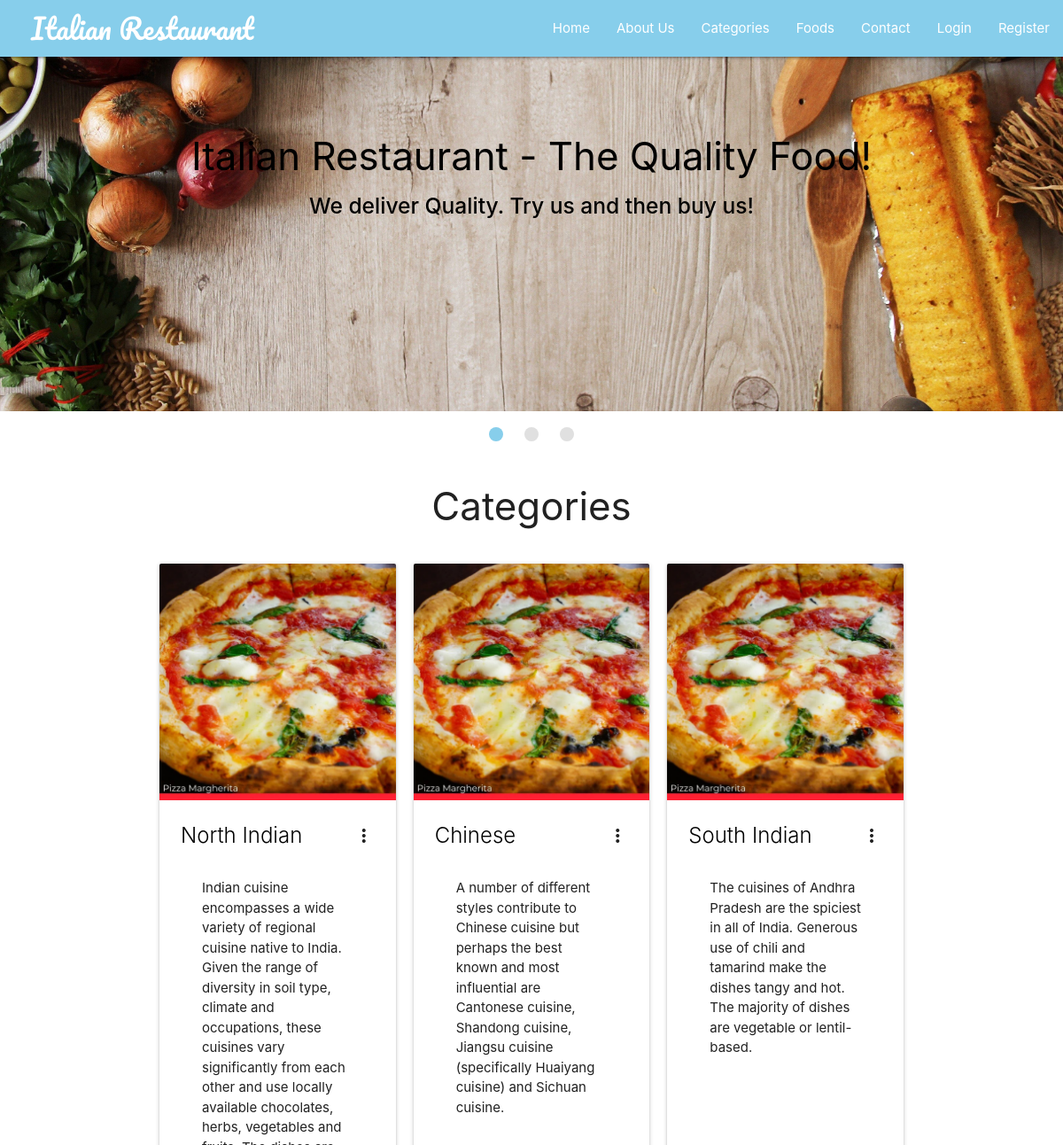
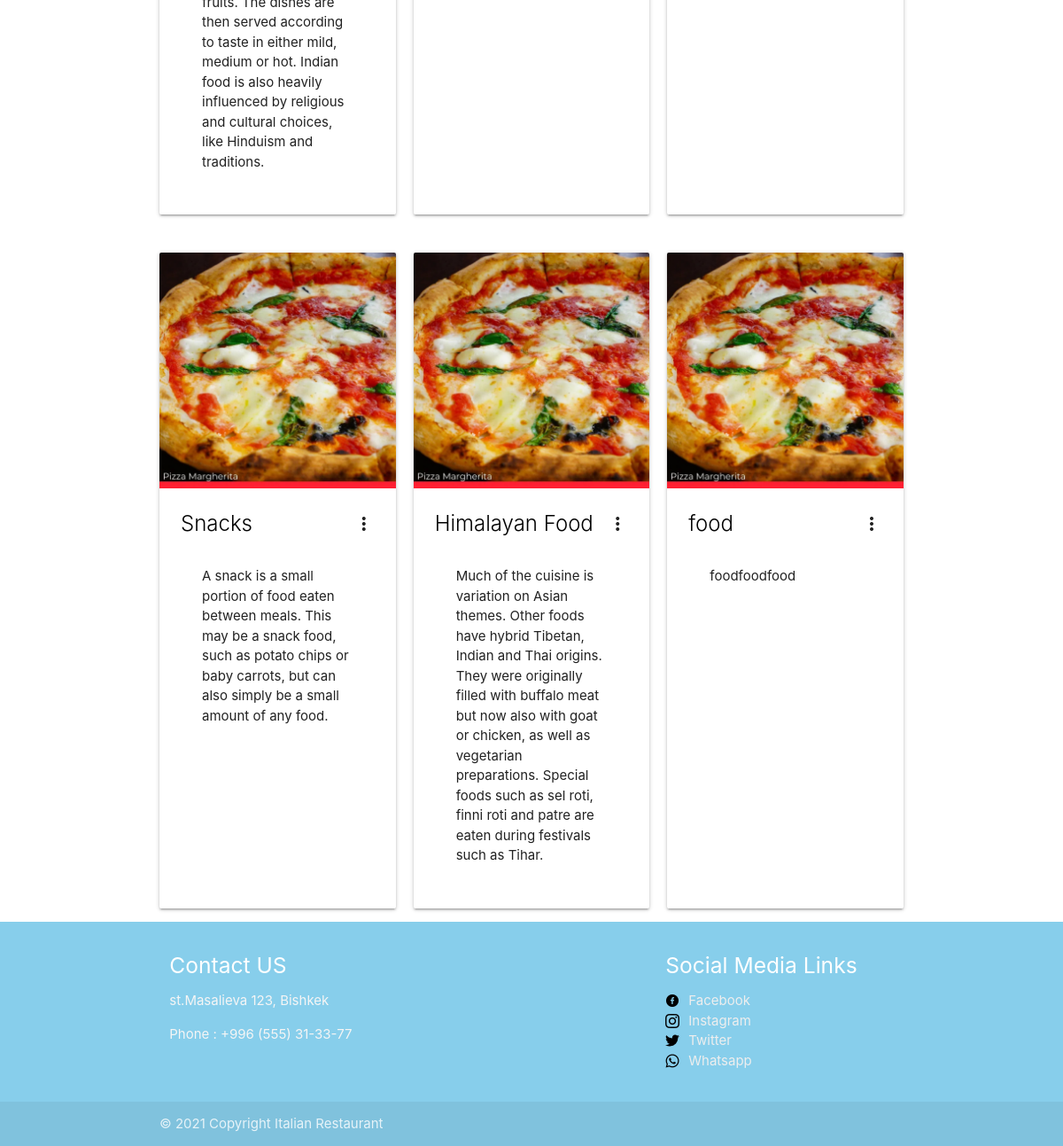
Screenshot of /food-categories.php with the database file from the repository (2 pictures, top to bottom).
### tables this page shows
CREATE TABLE `categories`  (
  `id` int NOT NULL AUTO_INCREMENT,
  `name` varchar(250) NOT NULL,
  `short_desc` varchar(250) NOT NULL,
  `long_desc` varchar(500) NOT NULL,
  `filename` varchar(255) NOT NULL,
  PRIMARY KEY (`id`) USING BTREE
);

### components/categories.php (the view, shortened to what this page needs)
<?php
require('backends/connection-pdo.php');
$sql = 'SELECT * FROM categories';
$query = $pdoconn->prepare($sql);
$query->execute();
$categories = $query->fetchAll(PDO::FETCH_ASSOC);
?>
<section class="fcategories">
	<div class="container">
		<div class="section white center">
			<h3 class="header">Categories</h3>
		</div>
    <?php if (count($categories) == 0) {
        echo '<div class="section gray center" style="border: 1px solid black; border-radius: 5px;">
                <p class="header">Sorry No Categories to Display!</p>
            </div>';
    } else {  ?>
        <div class="grid">
        <?php foreach ($categories as $category): ?>
            <div class="card">
                <div class="card-image waves-effect waves-block waves-light">
                  <img class="activator" src="images/catimages/<?php echo $category['filename']; ?>.jpeg">
                </div>
                <div class="card-content">
                  <span class="card-title activator grey-text text-darken-4">
                      <a class="black-text" href="foods.php?id=<?php echo $category['id']; ?>"><?php echo $category['name']; ?></a>
                      <i class="material-icons right">more_vert</i></span>
                  <div class="card-content">
                  <p><?php echo $category['long_desc']; ?></p>
                </div>
                </div>
            </div>
        <?php endforeach; ?>
        </div>
        <?php
			}
         ?>
	</div>
</section>

### food-categories.php (shortened to what this page needs)
<!DOCTYPE html>
<html lang="en">
<head>
	<link rel="stylesheet" href="css/materialize.min.css">
	<link rel="stylesheet" href="css/style.css">
</head>
<body>
	<?php require('components/navbar.php'); ?>
	<?php require('components/banner-slider.php'); ?>
	<?php require('components/categories.php'); ?>
	<?php require('components/footer.php'); ?>
</body>
</html>

### components/navbar.php (shortened to what this page needs)
<section class="fnavbar">
    <div class="navbar-fixed">
		<nav class="nav">
		    <div class="nav-wrapper">
		      <a href="#" class="brand-logo">Italian Restaurant</a>
		      <ul class="right hide-on-med-and-down">
		        <li>
                    <a href="/Restaurant" class="hvr-grow">Home</a>
                </li>
		        <li>
                    <a href="/Restaurant/about-resto.php" class="hvr-grow">About Us</a>
                </li>
		        <li>
                    <a href="food-categories.php" class="hvr-grow">Categories</a>
                </li>
		        <li>
                    <a href="foods.php" class="hvr-grow">Foods</a>
                </li>
                  <li>
                      <a href="#" class="hvr-grow" onclick="toggleModal('Contact Info', 'You can contact us directly by calling to this number +996(555)31-33-77. Check the bottom Footer Section of the website for more info.');">Contact</a>
                  </li>
		        <?php
		        	if (isset($_SESSION['user'])) {
		        		echo '<li><a href="#" class="hvr-grow">Hi, '.$_SESSION['user'].'</a></li>
		        		<li><a href="logout.php" class="hvr-grow">Logout</a></li>';
		        	} else {
		        		echo '<li><a href="#" class="hvr-grow modal-trigger" data-target="modal1">Login</a></li>
		        		<li><a href="#" class="hvr-grow modal-trigger" data-target="modal2">Register</a></li>';
		        	}
		        ?>
		      </ul>
		    </div>
		  </nav>
		</div>
</section>

### components/banner-slider.php (shortened to what this page needs)
<section class="fslider">
    <div class="slider">
        <ul class="slides">
            <li>
                <img src="images/slide2.jpg">
                <div class="caption center-align black-text">
                    <h3>Italian Restaurant - The Quality Food!</h3>
                    <h5 class="light black-text text-lighten-3">
                        <strong>We deliver Quality. Try us and then buy us!</strong>
                    </h5>
                </div>
            </li>
        </ul>
	  </div>
</section>

### components/footer.php
<section class="ffooter">
    <footer class="page-footer">
      <div class="container">
        <div class="row">
          <div class="col l6 s12">
            <h5 class="white-text">Contact US</h5>
            <p class="grey-text text-lighten-4">st.Masalieva 123, Bishkek</p>
            <p class="grey-text text-lighten-4">Phone : +996 (555) 31-33-77</p>
          </div>
          <div class="col l4 offset-l2 s12">
            <h5 class="white-text">Social Media Links</h5>
            <ul class="soc__media_ul">
              <li>
                  <a class="grey-text text-lighten-3" href="#">
                      <img src="images/icons/facebook.png" alt="facebook">
                      <span>Facebook</span>
                  </a>
              </li>
              <li>
                  <a class="grey-text text-lighten-3" href="#">
                      <img src="images/icons/instagram.png" alt="instagram">
                      <span>Instagram</span>
                  </a>
              </li>
              <li>
                  <a class="grey-text text-lighten-3" href="#">
                      <img src="images/icons/twitter.png" alt="twitter">
                      <span>Twitter</span>
                  </a>
              </li>
              <li>
                  <a class="grey-text text-lighten-3" href="#">
                      <img src="images/icons/whatsapp.png" alt="whatsapp">
                      <span>Whatsapp</span>
                  </a>
              </li>
            </ul>
          </div>
        </div>
      </div>
      <div class="footer-copyright">
        <div class="container">
        © 2021 Copyright Italian Restaurant
        </div>
      </div>
    </footer>
</section>

### css/style.css (style rules this page uses)
.nav-wrapper > a { text-decoration: none; font-family: 'Pacifico', cursive; }
.hvr-grow { text-decoration: none; }
.soc__media_ul { width: 90px; }
.soc__media_ul li a { display: flex; align-items: center; }
.soc__media_ul li a img { margin-right: 10px; }
.grid { display: grid; grid-template-columns: 1fr 1fr 1fr; gap: 20px; }
@media (min-width : 992px) { .nav-wrapper > a { padding-left: 35px; } }

### rows the page displays
categories: filename (picture), name "North Indian", long_desc "Indian cuisine encompasses a wide variety of regional cuisine native to India. Given the range of diversity in soil type, climate and occupations, these cuisines vary significantly from each other and use locally available chocolates, herbs, vegetables and fruits. The dishes are then served according to taste in either mild, medium or hot. Indian food is also heavily influenced by religious and cultural choices, like Hinduism and traditions."
categories: filename (picture), name "Chinese", long_desc "A number of different styles contribute to Chinese cuisine but perhaps the best known and most influential are Cantonese cuisine, Shandong cuisine, Jiangsu cuisine (specifically Huaiyang cuisine) and Sichuan cuisine."
categories: filename (picture), name "South Indian", long_desc "The cuisines of Andhra Pradesh are the spiciest in all of India. Generous use of chili and tamarind make the dishes tangy and hot. The majority of dishes are vegetable or lentil-based."
categories: filename (picture), name "Snacks", long_desc "A snack is a small portion of food eaten between meals. This may be a snack food, such as potato chips or baby carrots, but can also simply be a small amount of any food."
categories: filename (picture), name "Himalayan Food", long_desc "Much of the cuisine is variation on Asian themes. Other foods have hybrid Tibetan, Indian and Thai origins. They were originally filled with buffalo meat but now also with goat or chicken, as well as vegetarian preparations. Special foods such as sel roti, finni roti and patre are eaten during festivals such as Tihar."
categories: filename (picture), name "food", long_desc "foodfoodfood"
